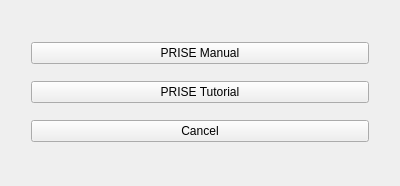
<?xml version="1.0" encoding="UTF-8"?>
<ui version="4.0">
 <class>InstructionDlg</class>
 <widget class="QDialog" name="InstructionDlg">
  <property name="windowModality">
   <enum>Qt::ApplicationModal</enum>
  </property>
  <property name="geometry">
   <rect>
    <x>0</x>
    <y>0</y>
    <width>400</width>
    <height>186</height>
   </rect>
  </property>
  <property name="windowTitle">
   <string>Dialog</string>
  </property>
  <layout class="QGridLayout" name="gridLayout">
   <item row="0" column="0">
    <layout class="QHBoxLayout" name="horizontalLayout">
     <item>
      <spacer name="verticalSpacer">
       <property name="orientation">
        <enum>Qt::Vertical</enum>
       </property>
       <property name="sizeHint" stdset="0">
        <size>
         <width>20</width>
         <height>40</height>
        </size>
       </property>
      </spacer>
     </item>
     <item>
      <layout class="QVBoxLayout" name="verticalLayout">
       <item>
        <spacer name="horizontalSpacer_2">
         <property name="orientation">
          <enum>Qt::Horizontal</enum>
         </property>
         <property name="sizeHint" stdset="0">
          <size>
           <width>40</width>
           <height>20</height>
          </size>
         </property>
        </spacer>
       </item>
       <item>
        <widget class="QPushButton" name="pushButton">
         <property name="text">
          <string>PRISE Manual</string>
         </property>
         <property name="autoDefault">
          <bool>false</bool>
         </property>
        </widget>
       </item>
       <item>
        <widget class="QPushButton" name="pushButton_2">
         <property name="text">
          <string>PRISE Tutorial</string>
         </property>
         <property name="autoDefault">
          <bool>false</bool>
         </property>
        </widget>
       </item>
       <item>
        <widget class="QPushButton" name="pushButton_3">
         <property name="text">
          <string>Cancel</string>
         </property>
         <property name="autoDefault">
          <bool>false</bool>
         </property>
        </widget>
       </item>
       <item>
        <spacer name="horizontalSpacer">
         <property name="orientation">
          <enum>Qt::Horizontal</enum>
         </property>
         <property name="sizeHint" stdset="0">
          <size>
           <width>40</width>
           <height>20</height>
          </size>
         </property>
        </spacer>
       </item>
      </layout>
     </item>
     <item>
      <spacer name="verticalSpacer_2">
       <property name="orientation">
        <enum>Qt::Vertical</enum>
       </property>
       <property name="sizeHint" stdset="0">
        <size>
         <width>20</width>
         <height>40</height>
        </size>
       </property>
      </spacer>
     </item>
    </layout>
   </item>
  </layout>
 </widget>
 <resources/>
 <connections>
  <connection>
   <sender>pushButton</sender>
   <signal>clicked()</signal>
   <receiver>InstructionDlg</receiver>
   <slot>openManual()</slot>
   <hints>
    <hint type="sourcelabel">
     <x>272</x>
     <y>63</y>
    </hint>
    <hint type="destinationlabel">
     <x>383</x>
     <y>20</y>
    </hint>
   </hints>
  </connection>
  <connection>
   <sender>pushButton_2</sender>
   <signal>clicked()</signal>
   <receiver>InstructionDlg</receiver>
   <slot>openTutorial()</slot>
   <hints>
    <hint type="sourcelabel">
     <x>320</x>
     <y>92</y>
    </hint>
    <hint type="destinationlabel">
     <x>384</x>
     <y>92</y>
    </hint>
   </hints>
  </connection>
  <connection>
   <sender>pushButton_3</sender>
   <signal>clicked()</signal>
   <receiver>InstructionDlg</receiver>
   <slot>reject()</slot>
   <hints>
    <hint type="sourcelabel">
     <x>293</x>
     <y>132</y>
    </hint>
    <hint type="destinationlabel">
     <x>331</x>
     <y>158</y>
    </hint>
   </hints>
  </connection>
 </connections>
 <slots>
  <slot>openManual()</slot>
  <slot>openTutorial()</slot>
 </slots>
</ui>
